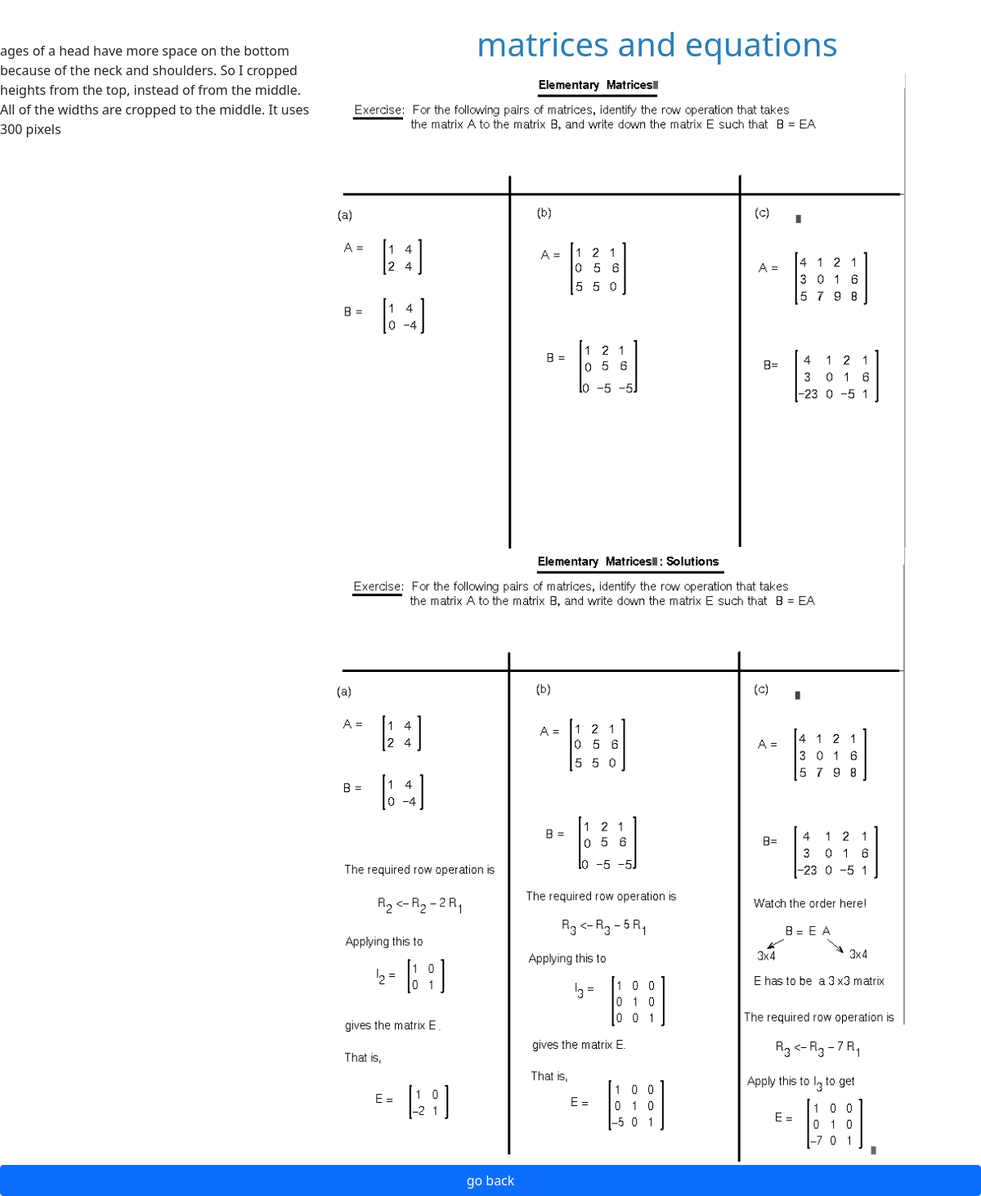
/homework/2/, run on the app's committed database.
### home/models.py (models this page shows, shortened)
class allhomeworks(models.Model):
    title = models.CharField(verbose_name=_("homework title"), max_length=50)
    date = models.DateTimeField(auto_now_add=True , auto_now=False)
    desc = models.TextField(verbose_name=_("Description"))
    image = models.ImageField(default='default.jpg')
    img1 = models.ImageField(_("exercice"), null=True)
    img2 = models.ImageField(_("solution"), null=True)
    class Meta:
        verbose_name = _("homework")

### home/views.py (the view)
# urls.py: path('homework/',views.homeworks, name="homeworks"),
def homework(request, id):
    homeworkz= get_object_or_404(allhomeworks, id=id)
    content={
        'homework': homeworkz,
    }
    return render(request, 'home/homework.html',content)

### home/templates/home/homework.html
{% extends 'home/base.html' %}
{% load static %}
{% block content %}
<section class="homeright">
    <div class="row">
        <div class="col-6 col-md-4">
            {{ homework.desc }}
        </div>
        <div class="col-md-8">
            <div class="hereis">
                <h1>{{ homework.title }}</h1>
            </div>
            <div class="row row-cols-1 row-cols-md-2 g-4">
            <div class="col">
                <img src="{{ homework.img1.url }}" class="card-img homim" alt="...">
                <img src="{{ homework.img2.url }}" class="card-img homim" alt="...">
            </div>
        </div>
      </div>
</section>
<div class="d-grid gap-2">
    <button class="btn btn-primary" type="button"><a href="/">go back</a></button>
</div>
{% endblock content %}

### static/style.css (style rules this page uses)
* { margin: 0; padding: 0; }
a { text-decoration: none; color: white; }
.hereis { color: #297fb8; font-family: 'Segoe UI', Tahoma, Geneva, Verdana, sans-serif; font-size: 30px; text-align: center; margin-top: -20px; margin-bottom: 10px; }
.homim { width: 700px }
.homeright { margin-top: 50px; }

### data on the page
allhomeworks: desc "ages of a head have more space on the bottom because of the neck and shoulders. So I cropped heights from the top, instead of from the middle. All of the widths are cropped to the middle. It uses 300 pixels", title "matrices and equations", img1 (picture), img2 (picture)
